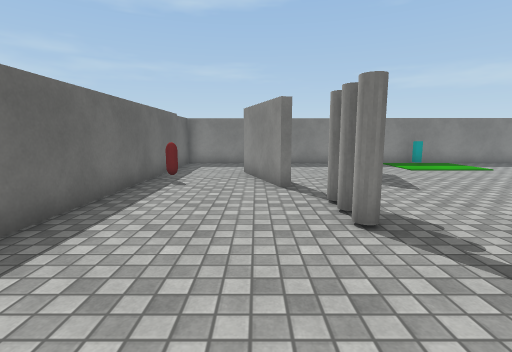
view 1 (above)

12 first-person views from a walk through a scene from a Unity 3-D project. The camera is 1.3 m above the floor, tilts 8° down and sees 85° across. The floor is counted in squares, 1 m on a side. Each view is taken from the middle of a square. On the plan, view 1 faces up. The plan holds only what a view shows up to about 13 squares ahead; the rest is blank. The place goes on beyond the plan. Surface patterns are stand-ins for the level's own textures.

view 2
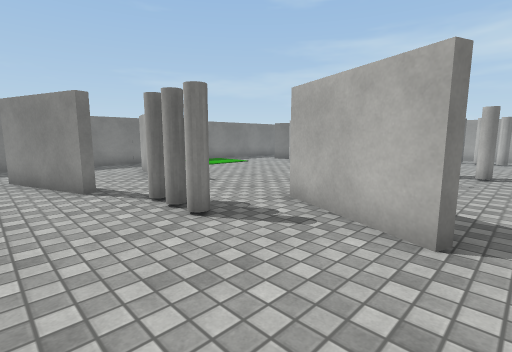

view 3
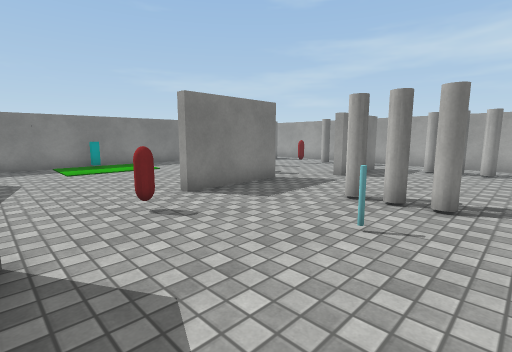

view 4
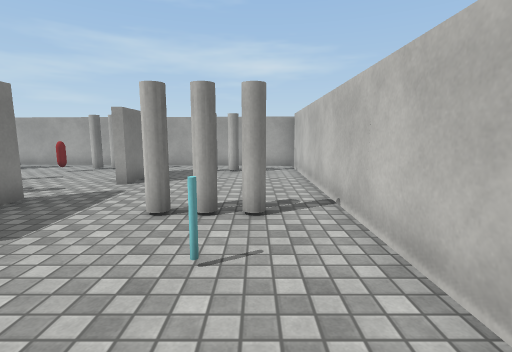

view 5
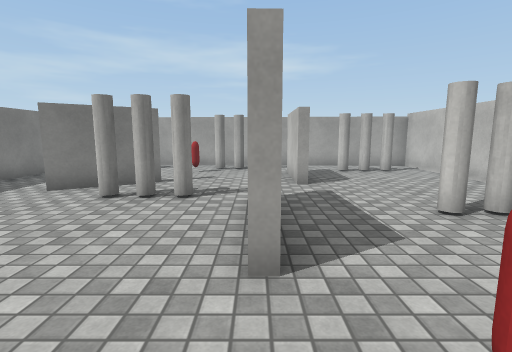

view 6
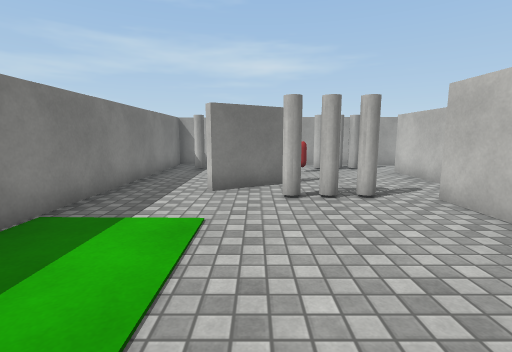

view 7
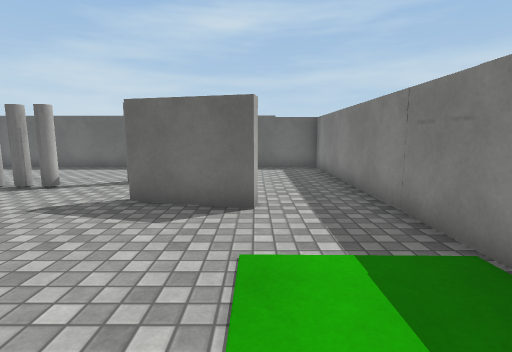

view 8
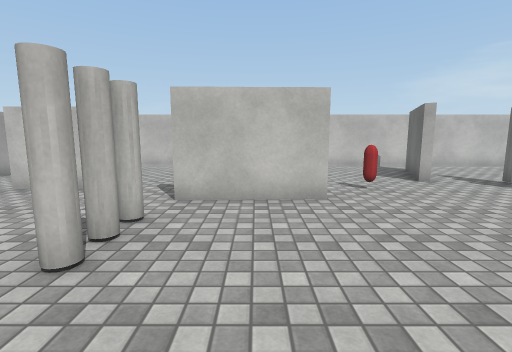

view 9
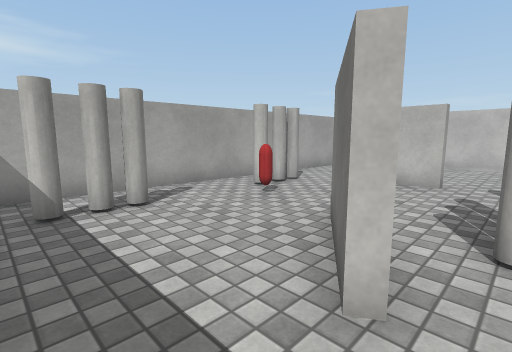

view 10
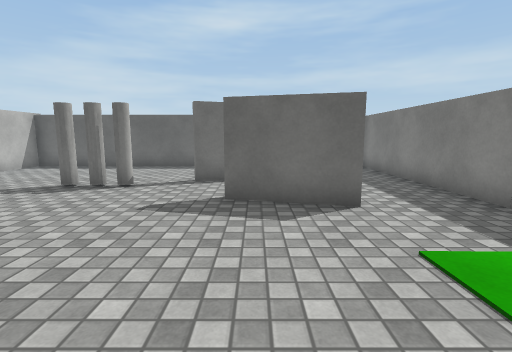

view 11
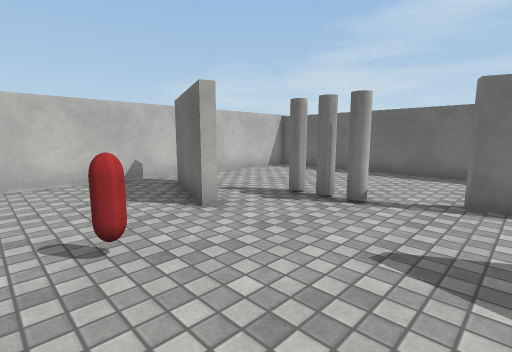

view 12
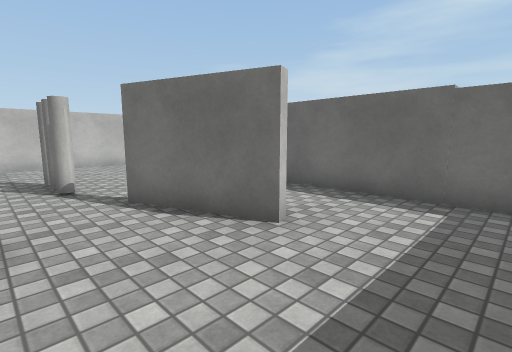

### Floor plan
Points are (right, up) in squares from view 1. A wall is a line through its corners. A room is listed if a view was taken in it or the views show most of it. See-through windows are left out.
Room 1 (views 1, 2, 3, 4, 5, 6, 7, 8, 9, 10, 11, 12)
walls: (4.1, 3.7) (2.8, 0.5); (10.8, 5.9) (7.5, 5.8) (7.5, 6.1) (10.8, 6.2); (3.3, 9.7) (3.6, 11.1); (12.5, 4.9) (15.4, 4.8); (3.9, 11) (3.2, 8.3); (0.6, 7.1) (-0.5, 10.3); (13.1, 8.7) (11.6, 11.1) (11.9, 11.2) (13.4, 8.9); (2.6, 0.6) (3.8, 3.8); (-0.2, 10.4) (0.9, 7.2); (15.4, 4.5) (12.5, 4.6); (-3.3, -0.6) (17.5, -0.7) (18.1, 13.6) (-3.3, 13.6) (-3.3, -0.6)
objects: other object (2, 4); other object (2, 5); other object (8, 2); other object (10, 1); other object (10, 2); other object (10, 3); other object (11, 8); other object (11, 9); other object (16, 1); other object (16, 2); other object (16, 3); other object (16, 6); other object (16, 7); other object (16, 8); other object (16, 11); other object (16, 12)

Positions as (right, up) in squares from view 1, and headings:
1: (0, 0), facing up
2: (-1, 0), facing up-right
3: (4, 0), facing up-right
4: (5, 1), facing right
5: (5, 6), facing right
6: (5, 10), facing right
7: (9, 11), facing left
8: (9, 12), facing down
9: (11, 13), facing down-right
10: (9, 9), facing left
11: (7, 8), facing down-left
12: (3, 13), facing down-left
